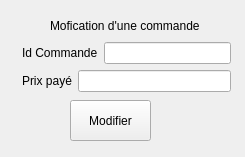
<?xml version="1.0" encoding="UTF-8"?>
<ui version="4.0">
 <class>commandemodifClass</class>
 <widget class="QWidget" name="commandemodifClass">
  <property name="geometry">
   <rect>
    <x>0</x>
    <y>0</y>
    <width>245</width>
    <height>157</height>
   </rect>
  </property>
  <property name="windowTitle">
   <string>Form</string>
  </property>
  <widget class="QPushButton" name="BtModif">
   <property name="geometry">
    <rect>
     <x>70</x>
     <y>100</y>
     <width>81</width>
     <height>41</height>
    </rect>
   </property>
   <property name="text">
    <string>Modifier</string>
   </property>
  </widget>
  <widget class="QLabel" name="label">
   <property name="geometry">
    <rect>
     <x>50</x>
     <y>10</y>
     <width>161</width>
     <height>31</height>
    </rect>
   </property>
   <property name="text">
    <string>Mofication d'une commande</string>
   </property>
  </widget>
  <widget class="QWidget" name="layoutWidget">
   <property name="geometry">
    <rect>
     <x>22</x>
     <y>42</y>
     <width>209</width>
     <height>52</height>
    </rect>
   </property>
   <layout class="QVBoxLayout" name="verticalLayout">
    <item>
     <layout class="QHBoxLayout" name="horizontalLayout_2">
      <item>
       <widget class="QLabel" name="label_2">
        <property name="text">
         <string>Id Commande</string>
        </property>
       </widget>
      </item>
      <item>
       <widget class="QLineEdit" name="lineEdit"/>
      </item>
     </layout>
    </item>
    <item>
     <layout class="QHBoxLayout" name="horizontalLayout">
      <item>
       <widget class="QLabel" name="label_4">
        <property name="text">
         <string>Prix payé</string>
        </property>
       </widget>
      </item>
      <item>
       <widget class="QLineEdit" name="lineEdit_2"/>
      </item>
     </layout>
    </item>
   </layout>
  </widget>
 </widget>
 <resources/>
 <connections/>
</ui>
